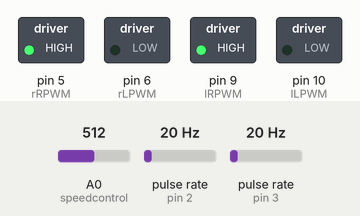
Bench run of a sketch on a simulated Arduino Uno, built with avr-gcc and run on an emulated ATmega328P. Parts: switched loads named in the sketch (green lamp = pin HIGH). Wiring (inferred from the names in the program): 2 × pulse sensor: data pin 2 / data pin 3. Inputs (shaded band) come from the test bench; at power-on: A0 (speedcontrol) = 512, pulse rate (sensors on pin 2, pin 3) 20 Hz. What the sketch prints to the serial monitor is not drawn.

Above: at 0.1 s.
Timing chart, 0 to 1.6 s (numbered marks = the images above):
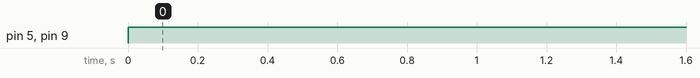

The sketch:

TwoEncodersOneArduino.ino
```cpp
/*****************************************************************************************************/

 /*
  Gearmotor Rotary Encoder Test
  motor-encoder-rpm.ino
  Read pulses from motor encoder to calculate speed
  Control speed with potentiometer
  Displays results on Serial Monitor
  Use Cytron MD10C PWM motor controller
  DroneBot Workshop 2019
  https://dronebotworkshop.com
*/

// Motor encoder output pulse per rotation (change as required)
#define ENC_COUNT_REV 374

// Encoder output to Arduino Interrupt pin
#define rENC_IN 2
#define lENC_IN 3
void updateEncoder1();
void updateEncoder2();

// MD10C PWM connected to pin 10
#define rRPWM 5
#define rLPWM 6
#define lRPWM 9
#define lLPWM 10
// MD10C DIR connected to pin 12
//#define DIR 12

// Analog pin for potentiometer
int speedcontrol = 0;

// Pulse count from encoder
volatile long encoder1Value = 0;
volatile long encoder2Value = 0;

// One-second interval for measurements
int interval = 1000;

// Counters for milliseconds during interval
long previousMillis1 = 0;
long currentMillis1 = 0;
long previousMillis2 = 0;
long currentMillis2 = 0;
// Variable for RPM measuerment
int Rrpm = 0;
int Lrpm = 0;

// Variable for PWM motor speed output
int RmotorPwm = 0;
int LmotorPwm = 0;

void setup()
{
  // Setup Serial Monitor
  Serial.begin(9600);

  // Set encoder as input with internal pullup
  pinMode(rENC_IN, INPUT_PULLUP);
  pinMode(lENC_IN, INPUT_PULLUP);

  // Set PWM and DIR connections as outputs
  pinMode(rRPWM, OUTPUT);
  pinMode(rLPWM, OUTPUT);
  pinMode(lRPWM, OUTPUT);
  pinMode(lLPWM, OUTPUT);


  // Attach interrupt for D3
  attachInterrupt(digitalPinToInterrupt(rENC_IN),updateEncoder1, RISING);

  // Setup initial values for timer
  previousMillis1 = millis();


    // Attach interrupt for D2
  attachInterrupt(digitalPinToInterrupt(lENC_IN),updateEncoder2, RISING);
  // Setup initial values for timer
  previousMillis2 = millis();
}


void loop()
{

    // Control motor with potentiometer
    RmotorPwm = map(analogRead(speedcontrol), 0, 1023, 0, 255);
    LmotorPwm = map(analogRead(speedcontrol), 0, 1023, 0, 255);


    // Write PWM to controller
    analogWrite(rRPWM, 255);
    analogWrite(rLPWM, 0);
    analogWrite(lRPWM, 255);
    analogWrite(lLPWM, 0);

  // Update Right RPM value every second
  currentMillis1 = millis();
  if (currentMillis1 - previousMillis1 > interval) {
    previousMillis1 = currentMillis1;


    // Calculate RPM
    Rrpm = (float)(encoder1Value * 60 / ENC_COUNT_REV);

    // Only update display when there is a reading
    if (RmotorPwm > 0 || Rrpm > 0) {
      Serial.print("Right PWM VALUE: ");
      Serial.print(RmotorPwm);
      Serial.print('\t');
      Serial.print(" Right PULSES: ");
      Serial.print(encoder1Value);
      Serial.print('\t');
      Serial.print(" Right SPEED: ");
      Serial.print(Rrpm);
      Serial.println(" Right RPM");
    }

    encoder1Value = 0;
  }


  // Update Left RPM value every second
  currentMillis2 = millis();
  if (currentMillis2 - previousMillis2 > interval) {
    previousMillis2 = currentMillis2;


    // Calculate RPM
    Lrpm = (float)(encoder2Value * 60 / ENC_COUNT_REV);

    // Only update display when there is a reading
    if (LmotorPwm > 0 || Lrpm > 0) {
      Serial.print("Left PWM VALUE: ");
      Serial.print(LmotorPwm);
      Serial.print('\t');
      Serial.print(" Left PULSES: ");
      Serial.print(encoder2Value);
      Serial.print('\t');
      Serial.print(" Left SPEED: ");
      Serial.print(Lrpm);
      Serial.println(" Left RPM");
    }

    encoder2Value = 0;
  }
}

void updateEncoder1()
{
  // Increment value for each pulse from encoder
  encoder1Value++;
}
void updateEncoder2()
{
  // Increment value for each pulse from encoder
  encoder2Value++;
}
```

Measured:
- by itself, pin 5 (rRPWM), pin 9 (lRPWM): LOW → HIGH at 0.00 s
